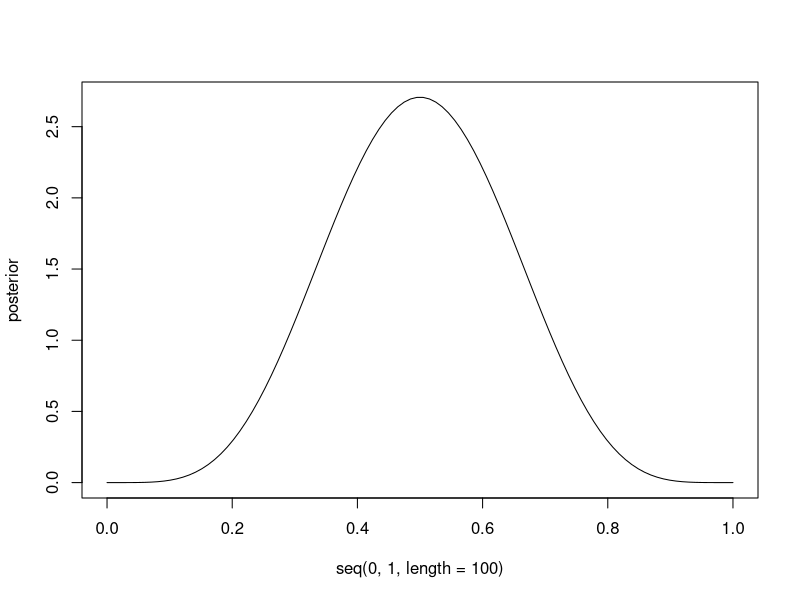

Reproduce this figure in R.
# Define prior distribution
prior <- rbeta(1000, 1, 1)
# Update with observed data
posterior <- dbeta(seq(0, 1, length = 100), 6, 6)
# Plot results
plot(seq(0, 1, length = 100), posterior, type = "l")